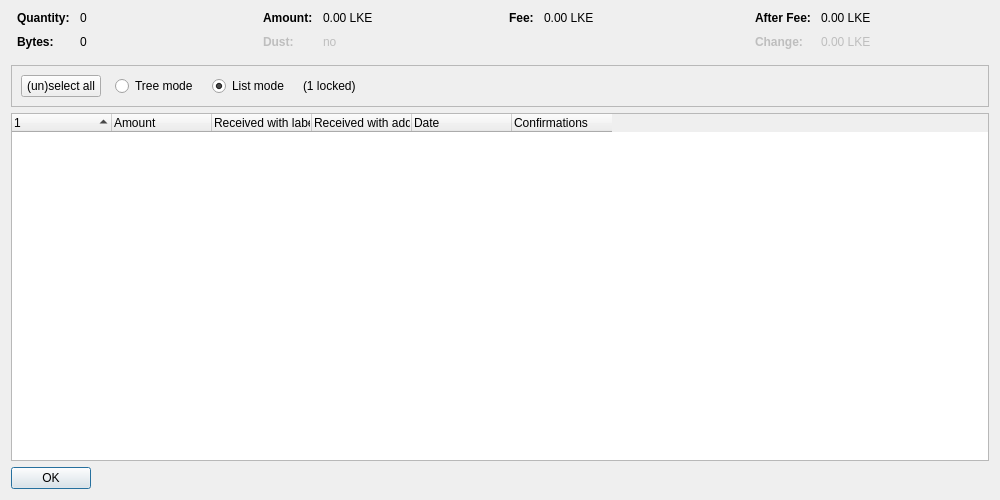
<?xml version="1.0" encoding="UTF-8"?>
<ui version="4.0">
 <class>CoinControlDialog</class>
 <widget class="QDialog" name="CoinControlDialog">
  <property name="geometry">
   <rect>
    <x>0</x>
    <y>0</y>
    <width>1000</width>
    <height>500</height>
   </rect>
  </property>
  <property name="windowTitle">
   <string>Coin Selection</string>
  </property>
  <layout class="QVBoxLayout" name="verticalLayout">
   <item>
    <layout class="QHBoxLayout" name="horizontalLayoutTop" stretch="0,0,0,0">
     <property name="topMargin">
      <number>0</number>
     </property>
     <property name="bottomMargin">
      <number>10</number>
     </property>
     <item>
      <layout class="QFormLayout" name="formLayoutCoinControl1">
       <property name="horizontalSpacing">
        <number>10</number>
       </property>
       <property name="verticalSpacing">
        <number>10</number>
       </property>
       <property name="leftMargin">
        <number>6</number>
       </property>
       <property name="rightMargin">
        <number>6</number>
       </property>
       <item row="0" column="0">
        <widget class="QLabel" name="labelCoinControlQuantityText">
         <property name="font">
          <font>
           <weight>75</weight>
           <bold>true</bold>
          </font>
         </property>
         <property name="text">
          <string>Quantity:</string>
         </property>
        </widget>
       </item>
       <item row="0" column="1">
        <widget class="QLabel" name="labelCoinControlQuantity">
         <property name="cursor">
          <cursorShape>IBeamCursor</cursorShape>
         </property>
         <property name="contextMenuPolicy">
          <enum>Qt::ActionsContextMenu</enum>
         </property>
         <property name="text">
          <string notr="true">0</string>
         </property>
         <property name="textInteractionFlags">
          <set>Qt::LinksAccessibleByMouse|Qt::TextSelectableByKeyboard|Qt::TextSelectableByMouse</set>
         </property>
        </widget>
       </item>
       <item row="1" column="0">
        <widget class="QLabel" name="labelCoinControlBytesText">
         <property name="font">
          <font>
           <weight>75</weight>
           <bold>true</bold>
          </font>
         </property>
         <property name="text">
          <string>Bytes:</string>
         </property>
        </widget>
       </item>
       <item row="1" column="1">
        <widget class="QLabel" name="labelCoinControlBytes">
         <property name="cursor">
          <cursorShape>IBeamCursor</cursorShape>
         </property>
         <property name="contextMenuPolicy">
          <enum>Qt::ActionsContextMenu</enum>
         </property>
         <property name="text">
          <string notr="true">0</string>
         </property>
         <property name="textInteractionFlags">
          <set>Qt::LinksAccessibleByMouse|Qt::TextSelectableByKeyboard|Qt::TextSelectableByMouse</set>
         </property>
        </widget>
       </item>
      </layout>
     </item>
     <item>
      <layout class="QFormLayout" name="formLayoutCoinControl2">
       <property name="horizontalSpacing">
        <number>10</number>
       </property>
       <property name="verticalSpacing">
        <number>10</number>
       </property>
       <property name="leftMargin">
        <number>6</number>
       </property>
       <property name="rightMargin">
        <number>6</number>
       </property>
       <item row="0" column="0">
        <widget class="QLabel" name="labelCoinControlAmountText">
         <property name="font">
          <font>
           <weight>75</weight>
           <bold>true</bold>
          </font>
         </property>
         <property name="text">
          <string>Amount:</string>
         </property>
        </widget>
       </item>
       <item row="0" column="1">
        <widget class="QLabel" name="labelCoinControlAmount">
         <property name="cursor">
          <cursorShape>IBeamCursor</cursorShape>
         </property>
         <property name="contextMenuPolicy">
          <enum>Qt::ActionsContextMenu</enum>
         </property>
         <property name="text">
          <string notr="true">0.00 LKE</string>
         </property>
         <property name="textInteractionFlags">
          <set>Qt::LinksAccessibleByMouse|Qt::TextSelectableByKeyboard|Qt::TextSelectableByMouse</set>
         </property>
        </widget>
       </item>
       <item row="1" column="0">
        <widget class="QLabel" name="labelCoinControlLowOutputText">
         <property name="enabled">
          <bool>false</bool>
         </property>
         <property name="font">
          <font>
           <weight>75</weight>
           <bold>true</bold>
          </font>
         </property>
         <property name="text">
          <string>Dust:</string>
         </property>
        </widget>
       </item>
       <item row="1" column="1">
        <widget class="QLabel" name="labelCoinControlLowOutput">
         <property name="enabled">
          <bool>false</bool>
         </property>
         <property name="cursor">
          <cursorShape>IBeamCursor</cursorShape>
         </property>
         <property name="contextMenuPolicy">
          <enum>Qt::ActionsContextMenu</enum>
         </property>
         <property name="text">
          <string notr="true">no</string>
         </property>
         <property name="textInteractionFlags">
          <set>Qt::LinksAccessibleByMouse|Qt::TextSelectableByKeyboard|Qt::TextSelectableByMouse</set>
         </property>
        </widget>
       </item>
      </layout>
     </item>
     <item>
      <layout class="QFormLayout" name="formLayoutCoinControl3">
       <property name="horizontalSpacing">
        <number>10</number>
       </property>
       <property name="verticalSpacing">
        <number>10</number>
       </property>
       <property name="leftMargin">
        <number>6</number>
       </property>
       <property name="rightMargin">
        <number>6</number>
       </property>
       <item row="0" column="0">
        <widget class="QLabel" name="labelCoinControlFeeText">
         <property name="font">
          <font>
           <weight>75</weight>
           <bold>true</bold>
          </font>
         </property>
         <property name="text">
          <string>Fee:</string>
         </property>
        </widget>
       </item>
       <item row="0" column="1">
        <widget class="QLabel" name="labelCoinControlFee">
         <property name="cursor">
          <cursorShape>IBeamCursor</cursorShape>
         </property>
         <property name="contextMenuPolicy">
          <enum>Qt::ActionsContextMenu</enum>
         </property>
         <property name="text">
          <string notr="true">0.00 LKE</string>
         </property>
         <property name="textInteractionFlags">
          <set>Qt::LinksAccessibleByMouse|Qt::TextSelectableByKeyboard|Qt::TextSelectableByMouse</set>
         </property>
        </widget>
       </item>
      </layout>
     </item>
     <item>
      <layout class="QFormLayout" name="formLayoutCoinControl4">
       <property name="horizontalSpacing">
        <number>10</number>
       </property>
       <property name="verticalSpacing">
        <number>10</number>
       </property>
       <property name="leftMargin">
        <number>6</number>
       </property>
       <property name="rightMargin">
        <number>6</number>
       </property>
       <item row="0" column="0">
        <widget class="QLabel" name="labelCoinControlAfterFeeText">
         <property name="font">
          <font>
           <weight>75</weight>
           <bold>true</bold>
          </font>
         </property>
         <property name="text">
          <string>After Fee:</string>
         </property>
        </widget>
       </item>
       <item row="0" column="1">
        <widget class="QLabel" name="labelCoinControlAfterFee">
         <property name="cursor">
          <cursorShape>IBeamCursor</cursorShape>
         </property>
         <property name="contextMenuPolicy">
          <enum>Qt::ActionsContextMenu</enum>
         </property>
         <property name="text">
          <string notr="true">0.00 LKE</string>
         </property>
         <property name="textInteractionFlags">
          <set>Qt::LinksAccessibleByMouse|Qt::TextSelectableByKeyboard|Qt::TextSelectableByMouse</set>
         </property>
        </widget>
       </item>
       <item row="1" column="0">
        <widget class="QLabel" name="labelCoinControlChangeText">
         <property name="enabled">
          <bool>false</bool>
         </property>
         <property name="font">
          <font>
           <weight>75</weight>
           <bold>true</bold>
          </font>
         </property>
         <property name="text">
          <string>Change:</string>
         </property>
        </widget>
       </item>
       <item row="1" column="1">
        <widget class="QLabel" name="labelCoinControlChange">
         <property name="enabled">
          <bool>false</bool>
         </property>
         <property name="cursor">
          <cursorShape>IBeamCursor</cursorShape>
         </property>
         <property name="contextMenuPolicy">
          <enum>Qt::ActionsContextMenu</enum>
         </property>
         <property name="text">
          <string notr="true">0.00 LKE</string>
         </property>
         <property name="textInteractionFlags">
          <set>Qt::LinksAccessibleByMouse|Qt::TextSelectableByKeyboard|Qt::TextSelectableByMouse</set>
         </property>
        </widget>
       </item>
      </layout>
     </item>
    </layout>
   </item>
   <item>
    <widget class="QFrame" name="frame">
     <property name="minimumSize">
      <size>
       <width>0</width>
       <height>40</height>
      </size>
     </property>
     <property name="frameShape">
      <enum>QFrame::StyledPanel</enum>
     </property>
     <property name="frameShadow">
      <enum>QFrame::Sunken</enum>
     </property>
     <layout class="QHBoxLayout" name="horizontalLayout">
      <item>
       <layout class="QHBoxLayout" name="horizontalLayoutPanel" stretch="0,0,0,0,0">
        <property name="spacing">
         <number>14</number>
        </property>
        <item>
         <widget class="QPushButton" name="pushButtonSelectAll">
          <property name="sizePolicy">
           <sizepolicy hsizetype="Maximum" vsizetype="Fixed">
            <horstretch>0</horstretch>
            <verstretch>0</verstretch>
           </sizepolicy>
          </property>
          <property name="text">
           <string>(un)select all</string>
          </property>
          <property name="autoDefault">
           <bool>false</bool>
          </property>
         </widget>
        </item>
        <item>
         <widget class="QRadioButton" name="radioTreeMode">
          <property name="sizePolicy">
           <sizepolicy hsizetype="Maximum" vsizetype="Fixed">
            <horstretch>0</horstretch>
            <verstretch>0</verstretch>
           </sizepolicy>
          </property>
          <property name="text">
           <string>Tree mode</string>
          </property>
         </widget>
        </item>
        <item>
         <widget class="QRadioButton" name="radioListMode">
          <property name="sizePolicy">
           <sizepolicy hsizetype="Maximum" vsizetype="Fixed">
            <horstretch>0</horstretch>
            <verstretch>0</verstretch>
           </sizepolicy>
          </property>
          <property name="text">
           <string>List mode</string>
          </property>
          <property name="checked">
           <bool>true</bool>
          </property>
         </widget>
        </item>
        <item>
         <widget class="QLabel" name="labelLocked">
          <property name="text">
           <string notr="true">(1 locked)</string>
          </property>
         </widget>
        </item>
        <item>
         <spacer name="horizontalSpacer">
          <property name="orientation">
           <enum>Qt::Horizontal</enum>
          </property>
          <property name="sizeHint" stdset="0">
           <size>
            <width>40</width>
            <height>20</height>
           </size>
          </property>
         </spacer>
        </item>
       </layout>
      </item>
     </layout>
    </widget>
   </item>
   <item>
    <widget class="CoinControlTreeWidget" name="treeWidget">
     <property name="contextMenuPolicy">
      <enum>Qt::CustomContextMenu</enum>
     </property>
     <property name="sortingEnabled">
      <bool>false</bool>
     </property>
     <property name="columnCount">
      <number>6</number>
     </property>
     <attribute name="headerShowSortIndicator" stdset="0">
      <bool>true</bool>
     </attribute>
     <attribute name="headerStretchLastSection">
      <bool>false</bool>
     </attribute>
     <column>
      <property name="text">
       <string/>
      </property>
     </column>
     <column>
      <property name="text">
       <string>Amount</string>
      </property>
     </column>
     <column>
      <property name="text">
       <string>Received with label</string>
      </property>
     </column>
     <column>
      <property name="text">
       <string>Received with address</string>
      </property>
     </column>
     <column>
      <property name="text">
       <string>Date</string>
      </property>
     </column>
     <column>
      <property name="text">
       <string>Confirmations</string>
      </property>
      <property name="toolTip">
       <string>Confirmed</string>
      </property>
     </column>
     <column>
      <property name="text">
       <string/>
      </property>
     </column>
     <column>
      <property name="text">
       <string/>
      </property>
     </column>
     <column>
      <property name="text">
       <string/>
      </property>
     </column>
     <column>
      <property name="text">
       <string/>
      </property>
     </column>
    </widget>
   </item>
   <item>
    <widget class="QDialogButtonBox" name="buttonBox">
     <property name="sizePolicy">
      <sizepolicy hsizetype="Maximum" vsizetype="Fixed">
       <horstretch>0</horstretch>
       <verstretch>0</verstretch>
      </sizepolicy>
     </property>
     <property name="orientation">
      <enum>Qt::Horizontal</enum>
     </property>
     <property name="standardButtons">
      <set>QDialogButtonBox::Ok</set>
     </property>
    </widget>
   </item>
  </layout>
 </widget>
 <customwidgets>
  <customwidget>
   <class>CoinControlTreeWidget</class>
   <extends>QTreeWidget</extends>
   <header>qt/coincontroltreewidget.h</header>
  </customwidget>
 </customwidgets>
 <resources/>
 <connections/>
</ui>
